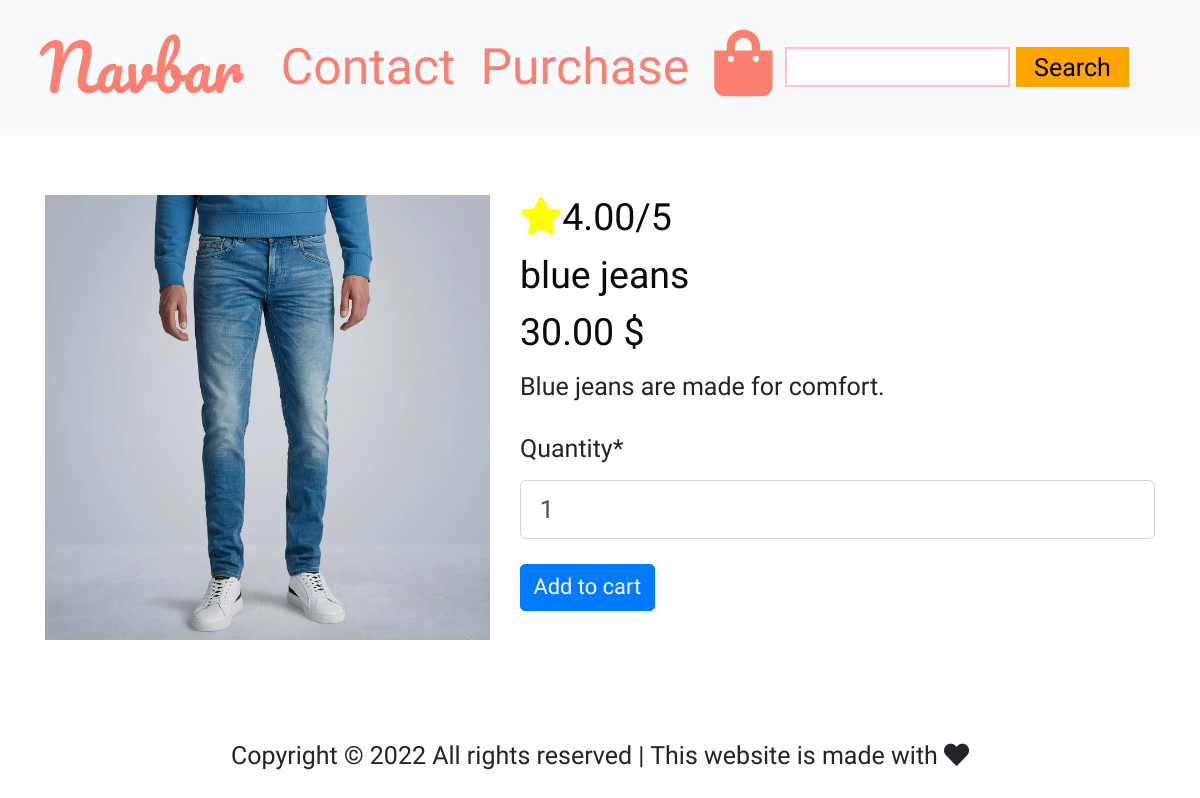
The app's page /products/pp516209/ with its own data.
### cart/models.py (models this page shows, shortened)
class Product(models.Model):
    category = models.ForeignKey('Category', on_delete=models.CASCADE)
    name = models.CharField(max_length=254)
    slug = models.SlugField(unique=True, null=True)
    description = models.TextField()
    price = models.DecimalField(max_digits=6, decimal_places=2)
    rating = models.DecimalField(max_digits=6, decimal_places=2,
                                 null=True, blank=True)
    image = models.ImageField()
    active = models.BooleanField(default=False)

### cart/views.py (the view, shortened to what this page needs)
# urls.py: path('<slug>/', views.ProductDetailView.as_view(), name='product-detail'),
class ProductDetailView(generic.FormView):
    template_name = 'cart/product_detail.html'
    """ We have to pick forms from forms.py"""
    form_class = AddToCartForm
    def get_object(self):
        return get_object_or_404(Product, slug=self.kwargs["slug"])
    def get_context_data(self, **kwargs):
        context = super(ProductDetailView, self).get_context_data(**kwargs)
        context['product'] = self.get_object()
        return context

### cart/forms.py
class AddToCartForm(forms.ModelForm):
    class Meta:
        model = OrderItem
        fields = ['quantity']

### templates/cart/product_detail.html (shortened to what this page needs)
{% extends "base.html" %}
{% load crispy_forms_tags %}
{% load static %}
{% block page_header %}
    <div class="container header-container">
        <div class="row">
            <div class="col"></div>
        </div>
    </div>
{% endblock %}
{% block content %}
<div class="container single-product">
    <div class="row">
        <div class="col-lg-5 ">
            <div class="image-container">
            {% if product.image %}
            <img class=" img-fluid" src="{{ product.image.url }}" alt="{{ product.name }}"  class="card-img-top" width = "100%">
            </div>
        </div>
        <div class="col-lg-7">
            <h4><i style="color:yellow;"class="fa fa-star" style="font-size: small;"></i>{{ product.rating }}/5</h4>
            {% else %}
            <h4><i class="fa fa-star" style="font-size: small;"></i>No rating</h4>
            {% endif %}
            <h4>{{ product.name }}</h4>
            <h4>{{ product.price }} $</h4>
            <p>{{ product.description }}</p>
            <div>
                <form method="POST">
                    {{ form|crispy }}
                    <button type='submit' class="btn btn-sm btn-primary buy-now">Add to cart</button>
                </form>
            </div>
        </div>
    </div>
</div>
{% endblock %}

### static/css/base.css (style rules this page uses)
:root { --black:#2c2c54; --orange:#ff9f1a; }
html, body { font-family: 'Dongle'; font-size: 25px; overflow: auto; min-height: 100vh; }
.single-product { margin-top: 5%; }
.single-product h4 { font-size: 1.5rem; color: #0a0a0a; }

### records on screen
Product: image (picture), rating "4.00", name "blue jeans", price "30.00", description "Blue jeans are made for comfort."
